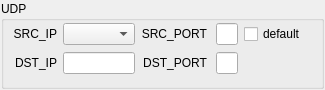
<?xml version="1.0" encoding="UTF-8"?>
<ui version="4.0">
 <class>UdpWidgetClass</class>
 <widget class="QWidget" name="UdpWidgetClass">
  <property name="geometry">
   <rect>
    <x>0</x>
    <y>0</y>
    <width>308</width>
    <height>90</height>
   </rect>
  </property>
  <property name="windowTitle">
   <string>UdpWidget</string>
  </property>
  <layout class="QVBoxLayout" name="verticalLayout">
   <property name="spacing">
    <number>6</number>
   </property>
   <property name="margin">
    <number>1</number>
   </property>
   <item>
    <widget class="QGroupBox" name="groupBox">
     <property name="title">
      <string>UDP</string>
     </property>
     <layout class="QGridLayout" name="gridLayout">
      <property name="leftMargin">
       <number>9</number>
      </property>
      <property name="topMargin">
       <number>1</number>
      </property>
      <property name="rightMargin">
       <number>9</number>
      </property>
      <property name="bottomMargin">
       <number>9</number>
      </property>
      <item row="0" column="0">
       <widget class="QLabel" name="src_ip_label">
        <property name="layoutDirection">
         <enum>Qt::RightToLeft</enum>
        </property>
        <property name="text">
         <string>SRC_IP</string>
        </property>
        <property name="alignment">
         <set>Qt::AlignRight|Qt::AlignTrailing|Qt::AlignVCenter</set>
        </property>
       </widget>
      </item>
      <item row="0" column="2">
       <widget class="QLabel" name="label_3">
        <property name="layoutDirection">
         <enum>Qt::LeftToRight</enum>
        </property>
        <property name="text">
         <string>SRC_PORT </string>
        </property>
        <property name="alignment">
         <set>Qt::AlignRight|Qt::AlignTrailing|Qt::AlignVCenter</set>
        </property>
       </widget>
      </item>
      <item row="0" column="3">
       <widget class="QLineEdit" name="src_port_edit"/>
      </item>
      <item row="0" column="4">
       <widget class="QCheckBox" name="src_ip_checkbox">
        <property name="text">
         <string>default</string>
        </property>
       </widget>
      </item>
      <item row="0" column="5">
       <spacer name="horizontalSpacer_3">
        <property name="orientation">
         <enum>Qt::Horizontal</enum>
        </property>
        <property name="sizeHint" stdset="0">
         <size>
          <width>40</width>
          <height>20</height>
         </size>
        </property>
       </spacer>
      </item>
      <item row="1" column="0">
       <widget class="QLabel" name="label">
        <property name="layoutDirection">
         <enum>Qt::LeftToRight</enum>
        </property>
        <property name="text">
         <string>DST_IP</string>
        </property>
        <property name="alignment">
         <set>Qt::AlignRight|Qt::AlignTrailing|Qt::AlignVCenter</set>
        </property>
       </widget>
      </item>
      <item row="1" column="1">
       <widget class="QLineEdit" name="dst_ip_edit"/>
      </item>
      <item row="1" column="2">
       <widget class="QLabel" name="label_2">
        <property name="layoutDirection">
         <enum>Qt::LeftToRight</enum>
        </property>
        <property name="text">
         <string>DST_PORT </string>
        </property>
        <property name="alignment">
         <set>Qt::AlignRight|Qt::AlignTrailing|Qt::AlignVCenter</set>
        </property>
       </widget>
      </item>
      <item row="1" column="3">
       <widget class="QLineEdit" name="dst_port_edit"/>
      </item>
      <item row="1" column="4" colspan="2">
       <spacer name="horizontalSpacer_2">
        <property name="orientation">
         <enum>Qt::Horizontal</enum>
        </property>
        <property name="sizeHint" stdset="0">
         <size>
          <width>40</width>
          <height>20</height>
         </size>
        </property>
       </spacer>
      </item>
      <item row="0" column="1">
       <widget class="IpComboBox" name="src_ip_combobox"/>
      </item>
     </layout>
    </widget>
   </item>
  </layout>
 </widget>
 <layoutdefault spacing="6" margin="11"/>
 <customwidgets>
  <customwidget>
   <class>IpComboBox</class>
   <extends>QComboBox</extends>
   <header>widget/ip_combobox.h</header>
  </customwidget>
 </customwidgets>
 <resources/>
 <connections/>
</ui>
